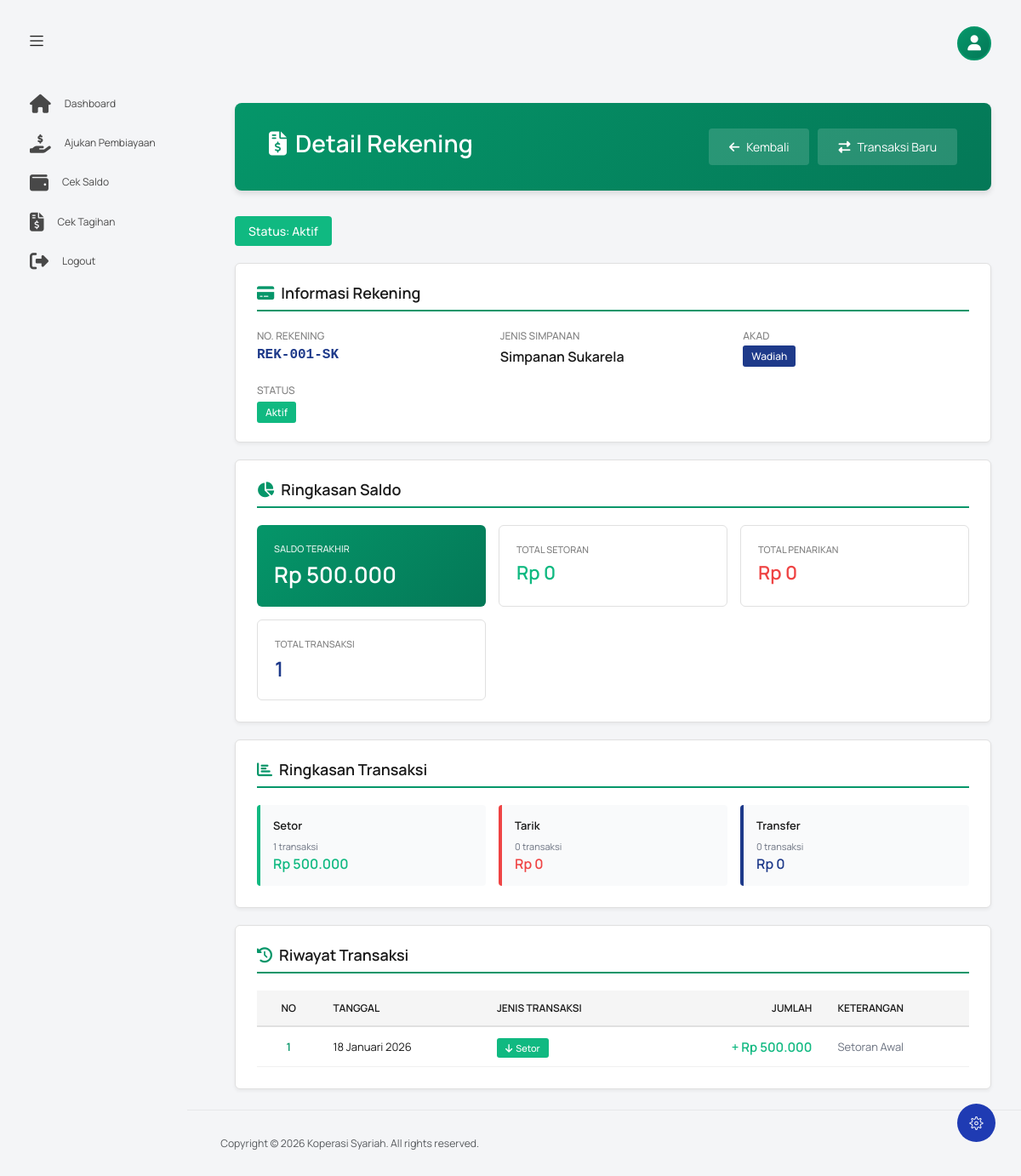
The app's page /index.php?controller=saldo&action=detail&id=3 (signed in) with its own data.
### tables this page shows
CREATE TABLE `tb_simpanan_anggota` (
  `id_simpanan` int NOT NULL,
  `no_rekening` varchar(20) DEFAULT NULL,
  `total_setoran` decimal(15,2) NOT NULL DEFAULT '0.00' COMMENT 'Total uang yang masuk',
  `total_penarikan` decimal(15,2) NOT NULL DEFAULT '0.00' COMMENT 'Total uang yang diambil',
  `saldo_terakhir` decimal(15,2) DEFAULT '0.00',
  `status` enum('Aktif','Tutup') DEFAULT 'Aktif',
  `id_anggota` int DEFAULT NULL,
  `id_jenis` int DEFAULT NULL
);

CREATE TABLE `tb_jenis_simpanan` (
  `id_jenis` int NOT NULL,
  `nama_simpanan` varchar(50) DEFAULT NULL,
  `akad` varchar(50) DEFAULT NULL,
  `minimal_setor` decimal(15,2) DEFAULT NULL
);

CREATE TABLE `tb_transaksi_simpanan` (
  `id_transaksi` int NOT NULL,
  `no_transaksi` varchar(20) DEFAULT NULL,
  `tanggal_transaksi` datetime DEFAULT CURRENT_TIMESTAMP,
  `jenis_transaksi` enum('Setor','Tarik','Bagi Hasil') DEFAULT NULL,
  `jumlah` decimal(15,2) DEFAULT NULL,
  `keterangan` text,
  `id_simpanan` int DEFAULT NULL,
  `id_petugas` int DEFAULT NULL
);

### views/saldo/detail.php (the view, shortened to what the rows shown need)
<?php include('template/header.php'); ?>
<body class="with-welcome-text">
  <div class="container-scroller">
    <?php include 'template/navbar.php'; ?>
    <div class="container-fluid page-body-wrapper">
      <?php include 'template/setting_panel.php'; ?>
      <?php include 'template/sidebar.php'; ?>
      <div class="main-panel">
        <div class="content-wrapper">
          <div class="row">
            <div class="col-sm-12">
              <div style="background: linear-gradient(135deg, #059669 0%, #047857 100%); color: white; padding: 30px 40px; border-radius: 8px; margin-bottom: 30px; box-shadow: 0 4px 6px rgba(0, 0, 0, 0.1);">
                <div style="display: flex; justify-content: space-between; align-items: center;">
                  <div>
                    <h2 style="font-size: 28px; font-weight: 600; margin: 0 0 8px 0; color: white;">
                      <i class="fas fa-file-invoice-dollar" style="margin-right: 10px;"></i>Detail Rekening
                    </h2>
                  </div>
                  <div style="display: flex; gap: 10px;">
                    <a href="index.php?controller=saldo&action=index"
                       style="padding: 12px 24px; background: rgba(255, 255, 255, 0.15); color: white; border-radius: 4px; text-decoration: none; font-size: 14px; transition: all 0.3s ease; display: flex; align-items: center;">
                      <i class="fas fa-arrow-left" style="margin-right: 8px;"></i>Kembali
                    </a>
                    <?php if ($rekening['status'] === 'Aktif'): ?>
                      <a href="index.php?controller=transaksi&action=create&id=<?= $rekening['id_simpanan'] ?>"
                         style="padding: 12px 24px; background: rgba(255, 255, 255, 0.15); color: white; border-radius: 4px; text-decoration: none; font-size: 14px; transition: all 0.3s ease; display: flex; align-items: center;">
                        <i class="fas fa-exchange-alt" style="margin-right: 8px;"></i>Transaksi Baru
                      </a>
                    <?php endif; ?>
                  </div>
                </div>
              </div>
              <div style="margin-bottom: 20px;">
                <span style="background: <?= $rekening['status'] === 'Aktif' ? '#10b981' : '#ef4444' ?>; color: white; padding: 8px 16px; border-radius: 4px; font-size: 14px; font-weight: 500; display: inline-block;">
                  Status: <?= htmlspecialchars($rekening['status']) ?>
                </span>
              </div>
              <div style="background: white; border: 1px solid #e0e0e0; border-radius: 6px; padding: 25px; margin-bottom: 20px; box-shadow: 0 2px 4px rgba(0, 0, 0, 0.06);">
                <h3 style="font-size: 18px; font-weight: 600; margin: 0 0 20px 0; color: #1a1a1a; border-bottom: 2px solid #059669; padding-bottom: 10px;">
                  <i class="fas fa-credit-card" style="color: #059669; margin-right: 8px;"></i>Informasi Rekening
                </h3>
                <div style="display: grid; grid-template-columns: repeat(auto-fit, minmax(250px, 1fr)); gap: 20px;">
                  <div>
                    <label style="font-size: 12px; color: #808080; text-transform: uppercase; font-weight: 500; display: block; margin-bottom: 5px;">No. Rekening</label>
                    <div style="font-family: 'Courier New', monospace; font-size: 16px; font-weight: 600; color: #1e3a8a;">
                      <?= htmlspecialchars($rekening['no_rekening']) ?>
                    </div>
                  </div>
                  <div>
                    <label style="font-size: 12px; color: #808080; text-transform: uppercase; font-weight: 500; display: block; margin-bottom: 5px;">Jenis Simpanan</label>
                    <div style="font-size: 16px; font-weight: 600; color: #1a1a1a;">
                      <?= htmlspecialchars($rekening['nama_simpanan']) ?>
                    </div>
                  </div>
                  <div>
                    <label style="font-size: 12px; color: #808080; text-transform: uppercase; font-weight: 500; display: block; margin-bottom: 5px;">Akad</label>
                    <div style="font-size: 14px; color: #1a1a1a;">
                      <span style="background: #1e3a8a; color: white; padding: 4px 10px; border-radius: 3px; font-size: 12px; font-weight: 500;">
                        <?= htmlspecialchars($rekening['akad']) ?>
                      </span>
                    </div>
                  </div>
                  <div>
                    <label style="font-size: 12px; color: #808080; text-transform: uppercase; font-weight: 500; display: block; margin-bottom: 5px;">Status</label>
                    <span style="background: <?= $rekening['status'] === 'Aktif' ? '#10b981' : '#ef4444' ?>; color: white; padding: 4px 10px; border-radius: 3px; font-size: 12px; font-weight: 500;">
                      <?= htmlspecialchars($rekening['status']) ?>
                    </span>
                  </div>
                </div>
              </div>
              <div style="background: white; border: 1px solid #e0e0e0; border-radius: 6px; padding: 25px; margin-bottom: 20px; box-shadow: 0 2px 4px rgba(0, 0, 0, 0.06);">
                <h3 style="font-size: 18px; font-weight: 600; margin: 0 0 20px 0; color: #1a1a1a; border-bottom: 2px solid #059669; padding-bottom: 10px;">
                  <i class="fas fa-chart-pie" style="color: #059669; margin-right: 8px;"></i>Ringkasan Saldo
                </h3>
                <div style="display: grid; grid-template-columns: repeat(auto-fit, minmax(200px, 1fr)); gap: 15px;">
                  <div style="background: linear-gradient(135deg, #059669 0%, #047857 100%); color: white; padding: 20px; border-radius: 6px;">
                    <label style="font-size: 11px; text-transform: uppercase; font-weight: 500; display: block; margin-bottom: 5px; opacity: 0.9;">Saldo Terakhir</label>
                    <div style="font-size: 26px; font-weight: 600;">
                      <?= SaldoModel::formatRupiah($rekening['saldo_terakhir']) ?>
                    </div>
                  </div>
                  <div style="background: white; border: 1px solid #e0e0e0; padding: 20px; border-radius: 6px;">
                    <label style="font-size: 11px; color: #808080; text-transform: uppercase; font-weight: 500; display: block; margin-bottom: 5px;">Total Setoran</label>
                    <div style="font-size: 22px; font-weight: 600; color: #10b981;">
                      <?= SaldoModel::formatRupiah($rekening['total_setoran']) ?>
                    </div>
                  </div>
                  <div style="background: white; border: 1px solid #e0e0e0; padding: 20px; border-radius: 6px;">
                    <label style="font-size: 11px; color: #808080; text-transform: uppercase; font-weight: 500; display: block; margin-bottom: 5px;">Total Penarikan</label>
                    <div style="font-size: 22px; font-weight: 600; color: #ef4444;">
                      <?= SaldoModel::formatRupiah($rekening['total_penarikan']) ?>
                    </div>
                  </div>
                  <div style="background: white; border: 1px solid #e0e0e0; padding: 20px; border-radius: 6px;">
                    <label style="font-size: 11px; color: #808080; text-transform: uppercase; font-weight: 500; display: block; margin-bottom: 5px;">Total Transaksi</label>
                    <div style="font-size: 24px; font-weight: 600; color: #1e3a8a;">
                      <?= $pagination['total'] ?>
                    </div>
                  </div>
                </div>
              </div>
              <?php if (!empty($ringkasan)): ?>
                <div style="background: white; border: 1px solid #e0e0e0; border-radius: 6px; padding: 25px; margin-bottom: 20px; box-shadow: 0 2px 4px rgba(0, 0, 0, 0.06);">
                  <h3 style="font-size: 18px; font-weight: 600; margin: 0 0 20px 0; color: #1a1a1a; border-bottom: 2px solid #059669; padding-bottom: 10px;">
                    <i class="fas fa-chart-bar" style="color: #059669; margin-right: 8px;"></i>Ringkasan Transaksi
                  </h3>
                  <div style="display: grid; grid-template-columns: repeat(auto-fit, minmax(220px, 1fr)); gap: 15px;">
                    <?php foreach ($ringkasan as $jenis => $data): ?>
                      <div style="background: #f9fafb; padding: 15px; border-radius: 4px; border-left: 4px solid <?= $jenis === 'Setor' ? '#10b981' : ($jenis === 'Tarik' ? '#ef4444' : '#1e3a8a') ?>;">
                        <div style="font-size: 13px; font-weight: 600; color: #1a1a1a; margin-bottom: 8px;">
                          <?= $jenis ?>
                        </div>
                        <div style="font-size: 11px; color: #6b7280; margin-bottom: 2px;">
                          <?= $data['total'] ?> transaksi
                        </div>
                        <div style="font-size: 16px; font-weight: 600; color: <?= $jenis === 'Setor' ? '#10b981' : ($jenis === 'Tarik' ? '#ef4444' : '#1e3a8a') ?>;">
                          <?= SaldoModel::formatRupiah($data['jumlah']) ?>
                        </div>
                      </div>
                    <?php endforeach; ?>
                  </div>
                </div>
              <?php endif; ?>
              <div style="background: white; border: 1px solid #e0e0e0; border-radius: 6px; padding: 25px; box-shadow: 0 2px 4px rgba(0, 0, 0, 0.06);">
                <h3 style="font-size: 18px; font-weight: 600; margin: 0 0 20px 0; color: #1a1a1a; border-bottom: 2px solid #059669; padding-bottom: 10px;">
                  <i class="fas fa-history" style="color: #059669; margin-right: 8px;"></i>Riwayat Transaksi
                </h3>
                <?php if (empty($transaksi)): ?>
                  <div style="text-align: center; padding: 40px; color: #808080;">
                    <i class="fas fa-inbox" style="font-size: 48px; margin-bottom: 15px; color: #b0b0b0;"></i>
                    <p style="margin: 0; font-size: 14px;">Belum ada transaksi</p>
                  </div>
                <?php else: ?>
                  <div style="overflow-x: auto;">
                    <table style="width: 100%; border-collapse: collapse;">
                      <thead>
                        <tr style="background: #f5f5f5; border-bottom: 2px solid #e0e0e0;">
                          <th style="padding: 12px 15px; text-align: center; font-size: 12px; font-weight: 600; color: #1a1a1a; text-transform: uppercase;">No</th>
                          <th style="padding: 12px 15px; text-align: left; font-size: 12px; font-weight: 600; color: #1a1a1a; text-transform: uppercase;">Tanggal</th>
                          <th style="padding: 12px 15px; text-align: left; font-size: 12px; font-weight: 600; color: #1a1a1a; text-transform: uppercase;">Jenis Transaksi</th>
                          <th style="padding: 12px 15px; text-align: right; font-size: 12px; font-weight: 600; color: #1a1a1a; text-transform: uppercase;">Jumlah</th>
                          <th style="padding: 12px 15px; text-align: left; font-size: 12px; font-weight: 600; color: #1a1a1a; text-transform: uppercase;">Keterangan</th>
                        </tr>
                      </thead>
                      <tbody>
                        <?php
                        $no = ($pagination['page'] - 1) * $pagination['perPage'] + 1;
                        foreach ($transaksi as $t): ?>
                          <tr style="border-bottom: 1px solid #f0f0f0; transition: background 0.2s ease;">
                            <td style="padding: 12px 15px; text-align: center;">
                              <div style="font-weight: 600; color: #059669; font-size: 13px;">
                                <?= $no++ ?>
                              </div>
                            </td>
                            <td style="padding: 12px 15px; font-size: 13px; color: #1a1a1a;">
                              <?= SaldoModel::formatTanggalIndo($t['tanggal_transaksi']) ?>
                            </td>
                            <td style="padding: 12px 15px;">
                              <?php
                              $jenisColor = [
                                  'Setor' => '#10b981',
                                  'Tarik' => '#ef4444',
                                  'Transfer' => '#1e3a8a'
                              ];
                              $jenisIcon = [
                                  'Setor' => 'fa-arrow-down',
                                  'Tarik' => 'fa-arrow-up',
                                  'Transfer' => 'fa-exchange-alt'
                              ];
                              $color = $jenisColor[$t['jenis_transaksi']] ?? '#6b7280';
                              $icon = $jenisIcon[$t['jenis_transaksi']] ?? 'fa-circle';
                              ?>
                              <span style="background: <?= $color ?>; color: white; padding: 4px 10px; border-radius: 3px; font-size: 11px; font-weight: 500;">
                                <i class="fas <?= $icon ?>" style="margin-right: 4px;"></i><?= htmlspecialchars($t['jenis_transaksi']) ?>
                              </span>
                            </td>
                            <td style="padding: 12px 15px; text-align: right;">
                              <div style="font-weight: 600; font-size: 15px; color: <?= $t['jenis_transaksi'] === 'Setor' ? '#10b981' : '#ef4444' ?>;">
                                <?= $t['jenis_transaksi'] === 'Setor' ? '+' : '-' ?> <?= SaldoModel::formatRupiah($t['jumlah']) ?>
                              </div>
                            </td>
                            <td style="padding: 12px 15px; font-size: 13px; color: #6b7280; max-width: 300px;">
                              <?= htmlspecialchars($t['keterangan'] ?? '-') ?>
                            </td>
                          </tr>
                        <?php endforeach; ?>
                      </tbody>
                    </table>
                  </div>
                <?php endif; ?>
              </div>
            </div>
          </div>
        </div>
        <footer class="footer">
          <div class="d-sm-flex justify-content-center justify-content-sm-between">
            <span class="text-muted text-center text-sm-left d-block d-sm-inline-block">
              Copyright © <?= date('Y') ?> Koperasi Syariah. All rights reserved.
            </span>
          </div>
        </footer>
      </div>
    </div>
  </div>
</body>
</html>

### records on screen
tb_simpanan_anggota: status "Aktif", no_rekening "REK-001-SK", id_jenis.nama_simpanan "Simpanan Sukarela", id_jenis.akad "Wadiah", saldo_terakhir "Rp 500.000", total_setoran "Rp 0", total_penarikan "Rp 0", id_anggota "1"
tb_transaksi_simpanan: tanggal_transaksi "18 Januari 2026", jenis_transaksi "Setor", jumlah "Rp 500.000", keterangan "Setoran Awal"

### other values on screen
$jenis "Setor"
$data['total'] "1"
SaldoModel::formatRupiah($data['jumlah']) "Rp 500.000"
$jenis "Tarik"
$data['total'] "0"
SaldoModel::formatRupiah($data['jumlah']) "Rp 0"
$jenis "Transfer"
